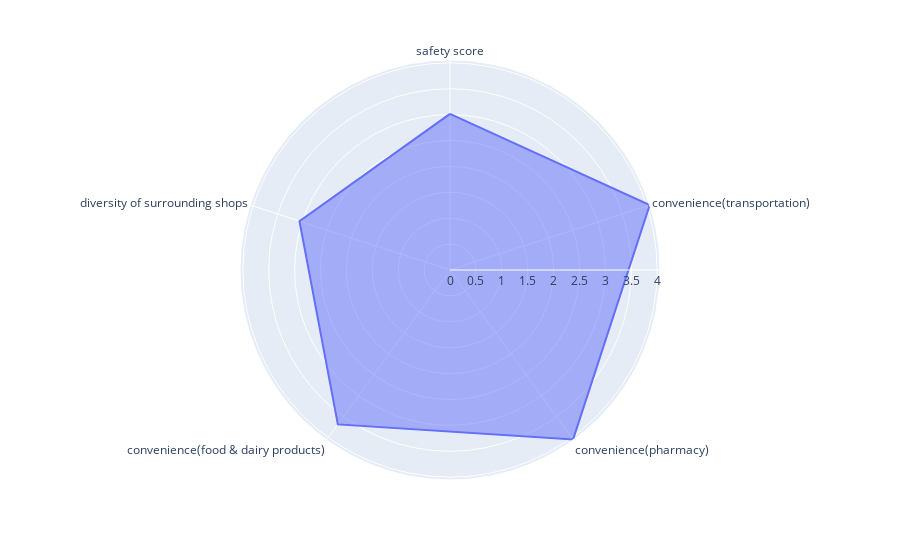
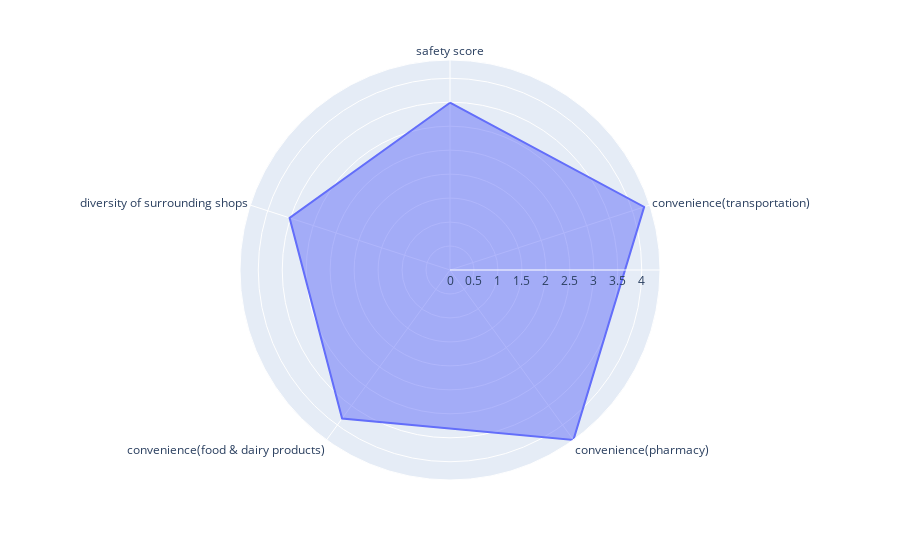

Notebook code for these charts, in order:
### Code cell
#iQ
#mean radar chart
get_radar_chart(iq_rdf,'mean')
#median radar chart
get_radar_chart(iq_rdf,'median')

### Figure 1 — Plotly figure (JSON) as saved in the notebook; plotly's stock layout.template omitted (floating-point values rounded to 4 significant figures)
{"data": [{"fill": "toself", "hovertemplate": "r=%{r}<br>theta=%{theta}<extra></extra>", "legendgroup": "", "line": {"color": "#636efa", "dash": "solid"}, "marker": {"symbol": "circle"}, "mode": "lines", "name": "", "r": [3.015, 4.055, 4.044, 3.684, 3.056, 3.015], "showlegend": false, "subplot": "polar", "theta": ["safety score", "convenience(transportation)", "convenience(pharmacy)", "convenience(food & dairy products)", "diversity of surrounding shops", "safety score"], "type": "scatterpolar"}], "layout": {"legend": {"tracegroupgap": 0}, "margin": {"t": 60}, "polar": {"angularaxis": {"direction": "clockwise", "rotation": 90}, "domain": {"x": [0, 1], "y": [0, 1]}}}}

### Figure 2 — Plotly figure (JSON) as saved in the notebook; plotly's stock layout.template omitted (floating-point values rounded to 4 significant figures)
{"data": [{"fill": "toself", "hovertemplate": "r=%{r}<br>theta=%{theta}<extra></extra>", "legendgroup": "", "line": {"color": "#636efa", "dash": "solid"}, "marker": {"symbol": "circle"}, "mode": "lines", "name": "", "r": [3.49, 4.259, 4.381, 3.829, 3.519, 3.49], "showlegend": false, "subplot": "polar", "theta": ["safety score", "convenience(transportation)", "convenience(pharmacy)", "convenience(food & dairy products)", "diversity of surrounding shops", "safety score"], "type": "scatterpolar"}], "layout": {"legend": {"tracegroupgap": 0}, "margin": {"t": 60}, "polar": {"angularaxis": {"direction": "clockwise", "rotation": 90}, "domain": {"x": [0, 1], "y": [0, 1]}}}}
